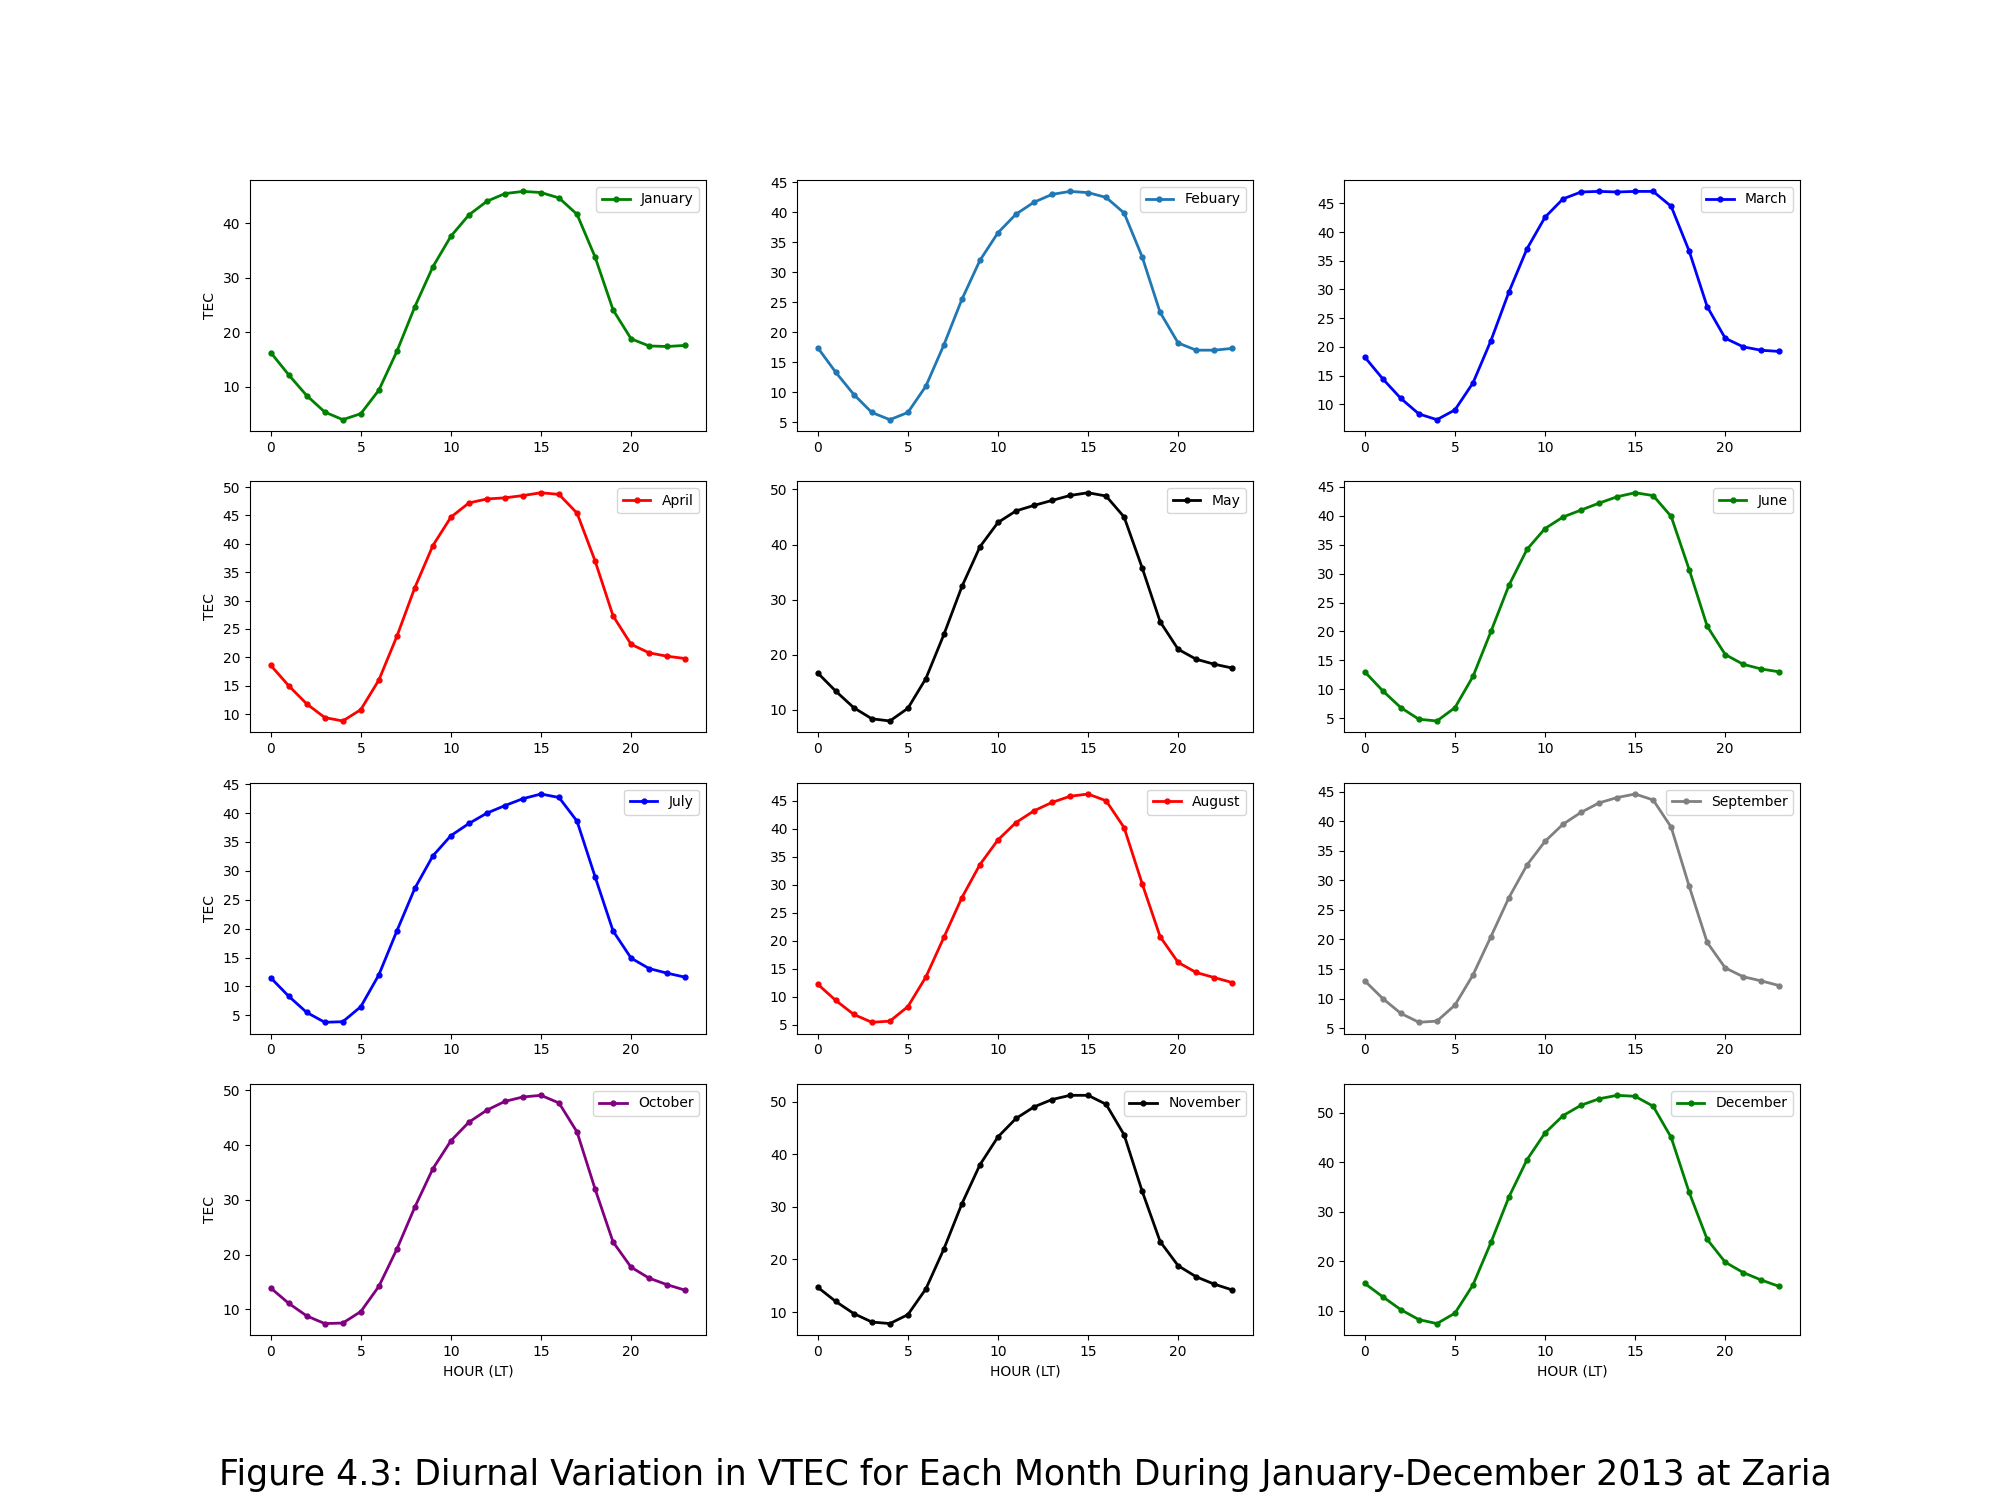

The Python source for this figure:
import matplotlib.pyplot as plt
import numpy as np

fig, axs = plt.subplots(4, 3)

  
#plot 1

x = [0, 1, 2, 3, 4, 5, 6, 7, 8, 9, 10, 11, 12, 13, 14, 15, 16, 17, 18, 19, 20, 21, 22, 23]
y = [16.3, 12.2, 8.4, 5.4, 4.0, 5.1, 9.4, 16.5, 24.7, 32.0, 37.6, 41.5, 44.0, 45.4, 45.8, 45.6, 44.6, 41.6, 33.8, 24.1, 18.8, 17.5, 17.4, 17.6]

axs[0, 0].set_ylabel("TEC")
axs[0, 0].plot(x, y, marker="o", label="January", linewidth=2.0, markersize=3.5, color="green")

fig.set_size_inches(20, 15)
axs[0, 0].legend()

#plot 2

x = [0, 1, 2, 3, 4, 5, 6, 7, 8, 9, 10, 11, 12, 13, 14, 15, 16, 17, 18, 19, 20, 21, 22, 23]
y = [17.4, 13.3, 9.6, 6.6, 5.4, 6.6, 11.0, 17.9, 25.5, 32.0, 36.6, 39.7, 41.7, 43.0, 43.5, 43.3, 42.5, 39.9, 32.6, 23.3, 18.2, 17.0, 17.0, 17.3]

axs[0, 1].plot(x, y, marker="o", label="Febuary", linewidth=2.0, markersize=3.5)
fig.set_size_inches(20, 15)
axs[0,1].legend()

# plot 3


x = [0, 1, 2, 3, 4, 5, 6, 7, 8, 9, 10, 11, 12, 13, 14, 15, 16, 17, 18, 19, 20, 21, 22, 23]
y = [18.2, 14.4, 11.0, 8.3, 7.3, 9.0, 13.7, 21.1, 29.6, 37.1, 42.6, 45.8, 47.0, 47.1, 47.0, 47.1, 47.1, 44.5, 36.7, 27.0, 21.5, 20.0, 19.4, 19.2]

axs[0,2].plot(x, y, marker="o", label="March", linewidth=2.0, markersize=3.5, color="blue")
fig.set_size_inches(20, 15)
axs[0,2].legend()

#plot 4

x = [0, 1, 2, 3, 4, 5, 6, 7, 8, 9, 10, 11, 12, 13, 14, 15, 16, 17, 18, 19, 20, 21, 22, 23]
y = [18.6, 15.0, 11.8, 9.4, 8.8, 10.8, 16.0, 23.7, 32.3, 39.7, 44.7, 47.2, 47.9, 48.1, 48.5, 49.0, 48.7, 45.4, 37.0, 27.3, 22.3, 20.8, 20.2, 19.8]

axs[1, 0].plot(x, y, marker="o", label="April", linewidth=2.0, markersize=3.5, color="red")
axs[1, 0].set_ylabel("TEC")
fig.set_size_inches(20, 15)
axs[1,0].legend()

#plot 5

x = [0, 1, 2, 3, 4, 5, 6, 7, 8, 9, 10, 11, 12, 13, 14, 15, 16, 17, 18, 19, 20, 21, 22, 23]
y = [16.7, 13.4, 10.4, 8.4, 8.0, 10.3, 15.7, 23.7, 32.4, 39.6, 44.0, 46.1, 47.1, 48.0, 48.9, 49.4, 48.8, 45.0, 35.8, 26.0, 21.0, 19.2, 18.3, 17.6]

axs[1, 1].plot(x, y, marker="o", label="May", linewidth=2.0, markersize=3.5, color="black")
fig.set_size_inches(20, 15)
axs[1,1].legend()

# plot 6

x = [0, 1, 2, 3, 4, 5, 6, 7, 8, 9, 10, 11, 12, 13, 14, 15, 16, 17, 18, 19, 20, 21, 22, 23]
y = [13.0, 9.7, 6.8, 4.8, 4.5, 6.8, 12.2, 20.0, 28.0, 34.2, 37.8, 39.8, 41.0, 42.2, 43.3, 44.0, 43.5, 39.9, 30.7, 20.9, 16.0, 14.3, 13.5, 13.0]

axs[1, 2].plot(x, y, marker="o", label="June", linewidth=2.0, markersize=3.5, color="green")
fig.set_size_inches(20, 15)
axs[1,2].legend()

# plot 7

x = [0, 1, 2, 3, 4, 5, 6, 7, 8, 9, 10, 11, 12, 13, 14, 15, 16, 17, 18, 19, 20, 21, 22, 23]
y = [11.5, 8.3, 5.5, 3.8, 3.9, 6.5, 12.0, 19.6, 27.0, 32.6, 36.1, 38.2, 40.0, 41.3, 42.5, 43.3, 42.7, 38.6, 29.0, 19.6, 14.9, 13.1, 12.3, 11.6]

axs[2, 0].plot(x, y, marker="o", label="July", linewidth=2.0, markersize=3.5, color="blue")
axs[2, 0].set_ylabel("TEC")
fig.set_size_inches(20, 15)
axs[2,0].legend()

# plot 8

x = [0, 1, 2, 3, 4, 5, 6, 7, 8, 9, 10, 11, 12, 13, 14, 15, 16, 17, 18, 19, 20, 21, 22, 23]
y = [12.2, 9.3, 6.8, 5.4, 5.6, 8.2, 13.5, 20.6, 27.7, 33.6, 38.0, 41.1, 43.2, 44.7, 45.8, 46.2, 45.0, 40.2, 30.2, 20.7, 16.1, 14.3, 13.4, 12.5]

axs[2, 1].plot(x, y, marker="o", label="August", linewidth=2.0, markersize=3.5, color="red")
fig.set_size_inches(20, 15)
axs[2,1].legend()


# plot 9

x = [0, 1, 2, 3, 4, 5, 6, 7, 8, 9, 10, 11, 12, 13, 14, 15, 16, 17, 18, 19, 20, 21, 22, 23]
y = [13.0, 10.0, 7.5, 6.0, 6.2, 8.9, 14.0, 20.5, 27.1, 32.6, 36.6, 39.5, 41.5, 43.1, 44.0, 44.6, 43.6, 39.0, 29.0, 19.5, 15.2, 13.7, 13.0, 12.2]

axs[2, 2].plot(x, y, marker="o", label="September", linewidth=2.0, markersize=3.5, color="grey")
fig.set_size_inches(20, 15)
axs[2,2].legend()

# plot 10

x = [0, 1, 2, 3, 4, 5, 6, 7, 8, 9, 10, 11, 12, 13, 14, 15, 16, 17, 18, 19, 20, 21, 22, 23]
y = [13.9, 11.1, 8.8, 7.4, 7.5, 9.6, 14.2, 21.0, 28.7, 35.7, 40.8, 44.2, 46.4, 48.0, 48.8, 49.1, 47.7, 42.4, 32.0, 22.3, 17.7, 15.7, 14.5, 13.5]

axs[3, 0].plot(x, y, marker="o", label="October", linewidth=2.0, markersize=3.5, color="purple")
axs[3, 0].set_ylabel("TEC")
axs[3, 0].set_xlabel("HOUR (LT)")
fig.set_size_inches(20, 15)
axs[3,0].legend()

#plot 11

x = [0, 1, 2, 3, 4, 5, 6, 7, 8, 9, 10, 11, 12, 13, 14, 15, 16, 17, 18, 19, 20, 21, 22, 23]
y = [14.7, 12.0, 9.7, 8.1, 7.8, 9.5, 14.4, 22.0, 30.6, 38.0, 43.3, 46.8, 49.0, 50.4, 51.2, 51.2, 49.5, 43.7, 33.0, 23.4, 18.8, 16.7, 15.3, 14.2]

axs[3, 1].plot(x, y, marker="o", label="November", linewidth=2.0, markersize=3.5, color="black")
axs[3, 1].set_xlabel("HOUR (LT)")
fig.set_size_inches(20, 15)
axs[3,1].legend()

axs[3, 0].set_title("Figure 4.3: Diurnal Variation in VTEC for Each Month During January-December 2013 at Zaria", y=-0.63, x=1.7, fontsize=25)



# plot 12

x = [0, 1, 2, 3, 4, 5, 6, 7, 8, 9, 10, 11, 12, 13, 14, 15, 16, 17, 18, 19, 20, 21, 22, 23]
y = [15.5, 12.8, 10.2, 8.2, 7.4, 9.5, 15.2, 23.8, 33.0, 40.5, 45.9, 49.4, 51.5, 52.8, 53.5, 53.3, 51.3, 45.0, 33.9, 24.4, 19.8, 17.7, 16.2, 14.9]

axs[3, 2].plot(x, y, marker="o", label="December", linewidth=2.0, markersize=3.5, color="green")
axs[3, 2].set_xlabel("HOUR (LT)")
fig.set_size_inches(20, 15)
axs[3,2].legend()

plt.savefig("2013")

plt.show()